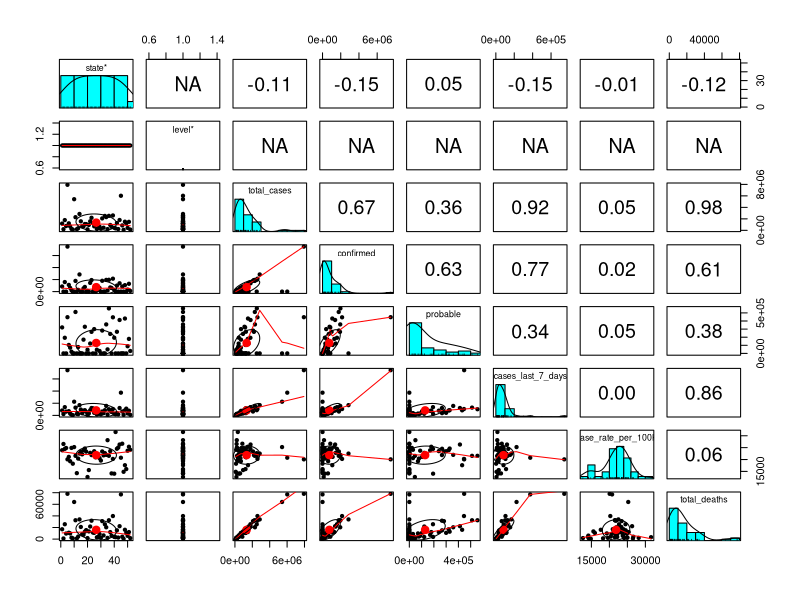
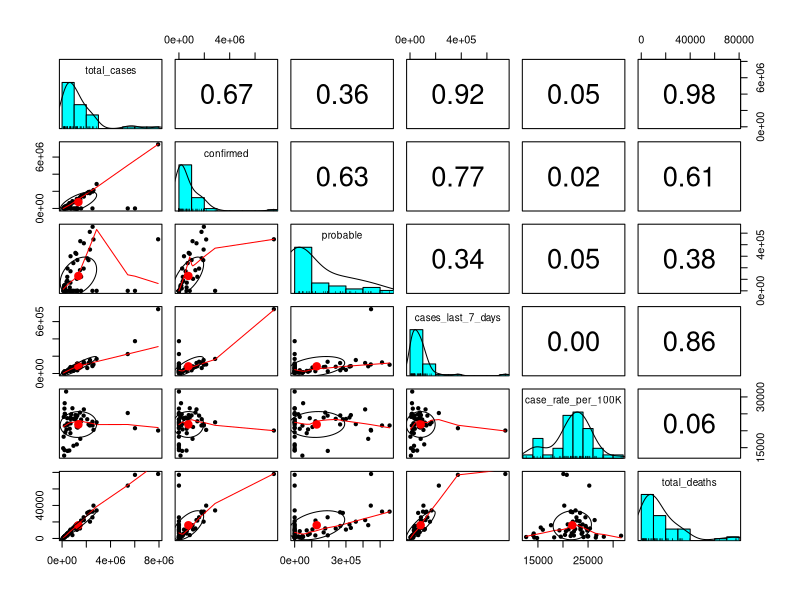
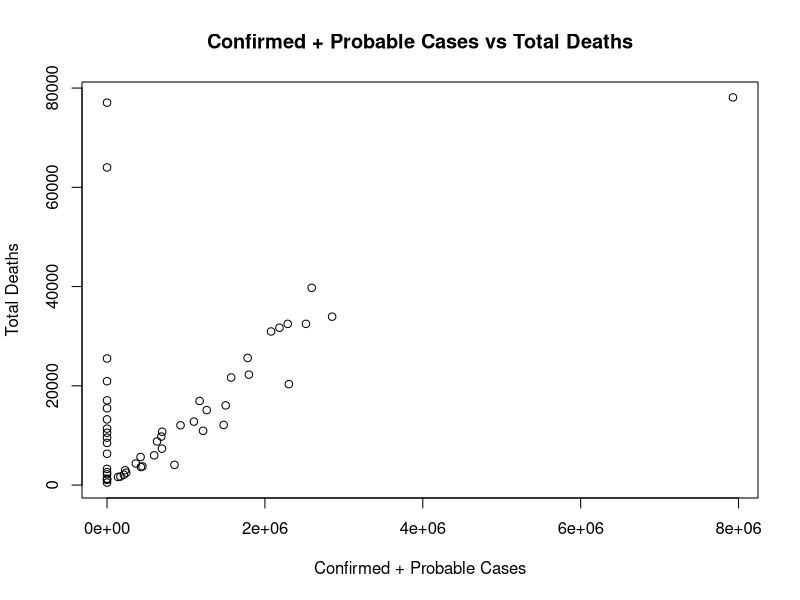

Source code (R) for these figures, in order:
## ---- chunk 1
data.df = read.csv(file = 'us-covid.csv', comment='#')
## ---- chunk 2
head(data.df)
## ---- chunk 3
data.df$confirmed_deaths
## ---- chunk 4
nrow(data.df)
## ---- chunk 5
nrow(data.df[data.df$confirmed_deaths=="N/A",])
## ---- chunk 6
data.df = subset(data.df, select = -c(confirmed_deaths))
## ---- chunk 7
head(data.df)
## ---- chunk 8
library(dplyr)
head(data.df %>% arrange(desc(total_cases)), n=6)
## ---- chunk 9
tail(data.df %>% arrange(desc(total_cases)), n=6)
## ---- chunk 10
library(psych)
pairs.panels(data.df)
## ---- chunk 11
data.df[,"level"]
## ---- chunk 12
select(data.df, -c("state", "level"))
## ---- chunk 13
pairs.panels(select(data.df, -c("state", "level")))
## ---- chunk 14
cases_death.df = data.df[c("state", "total_deaths", "confirmed", "probable", "total_cases")]
cases_death.df
## ---- chunk 15
plot(cases_death.df$confirmed + cases_death.df$probable, cases_death.df$total_deaths,
     xlab="Confirmed + Probable Cases", ylab="Total Deaths", main = "Confirmed + Probable Cases vs Total Deaths")
## ---- chunk 16
cases_death.df[cases_death.df$confirmed+cases_death.df$probable == 0,]
